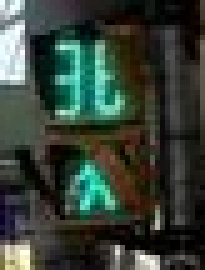
#> input picture images/0/20170701_105311-0.jpg, 41 x 54 px, found by its file name (shown 5 times larger); its folder holds only this picture in this run
$ jupyter execute --allow-errors 'Old 2.ipynb'   (shell and % lines are left out)
#> lines starting #> are read from the running program, lines starting #| are printed output that depends on the picture
Bibliotecas

[cell 1]

import os
import cv2
import numpy as np
import matplotlib.pyplot as plt

ler dataset

[cell 2]
path_0 = "./images/0/"
path_1 = "./images/1/"

listX_0 = []
listY_0 = []

for filename in os.listdir(path_0):
    img = cv2.imread(os.path.join(path_0, filename))
#> img is the input picture: shape (54, 41, 3); mean B, G, R 55.4, 65, 54
    cv_rgb = cv2.cvtColor(img, cv2.COLOR_BGR2RGB)
    listX_0.append(cv_rgb)
    listY_0.append(0)

listX_1 = []
listY_1 = []

#> (the rest of this cell did not finish here and is left out)

Mostrar Imagens

[cell 3]
plt.subplot(1,2,1) # total lines, total cols, position
plt.imshow(listX_0[0])
plt.subplot(1,2,2) # total lines, total cols, position
#> (the rest of this cell did not finish here and is left out)

Ver histograma

[cell 4]
color = ('r','g','b')

#plt.subplot(1,2,1) # total lines, total cols, position
for i,col in enumerate(color):
    histr = cv2.calcHist([listX_0[0]],[i],None,[256],[0,256])
    plt.plot(histr,color = col)
    plt.xlim([0,256])

plt.show()
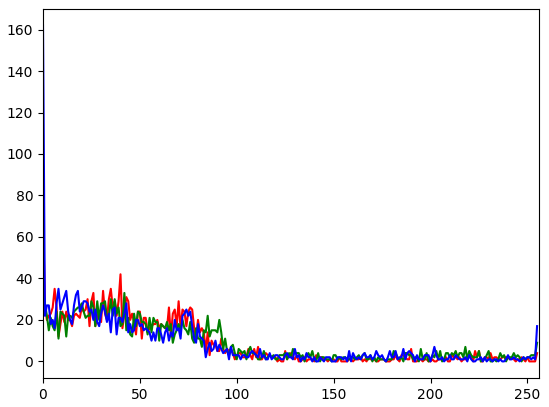
#> figure drawn by matplotlib, 1 panel; curve peaks at x = 0, y = 72; curve peaks at x = 0, y = 35; curve peaks at x = 0, y = 162

#plt.subplot(1,2,2) # total lines, total cols, position
#> (the rest of this cell did not finish here and is left out)


$ run again, on images/0/20170730_134449-(F00000)-0.jpeg
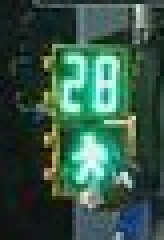
#> input picture images/0/20170730_134449-(F00000)-0.jpeg, 41 x 60 px, found by its file name (shown 4 times larger)
#> img is the input picture: shape (60, 41, 3); mean B, G, R 71.5, 86.2, 53.7
#> `plt.show()`:
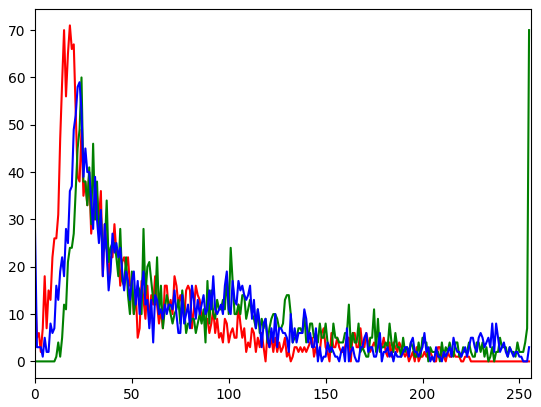
#> figure drawn by matplotlib, 1 panel; curve peaks at x = 18, y = 71; curve peaks at x = 255, y = 70; curve peaks at x = 23, y = 59

$ run again, on images/0/20170730_132530-(F00098)-0.jpeg
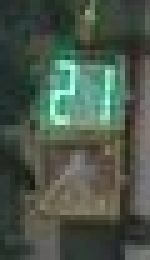
#> input picture images/0/20170730_132530-(F00098)-0.jpeg, 30 x 52 px, found by its file name (shown 5 times larger)
#> img is the input picture: shape (52, 30, 3); mean B, G, R 74.2, 86.7, 74.2
#> `plt.show()`:
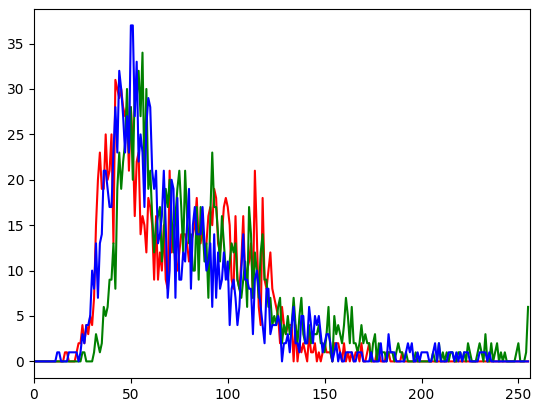
#> figure drawn by matplotlib, 1 panel; curve peaks at x = 42, y = 31; curve peaks at x = 56, y = 34; curve peaks at x = 50, y = 37
